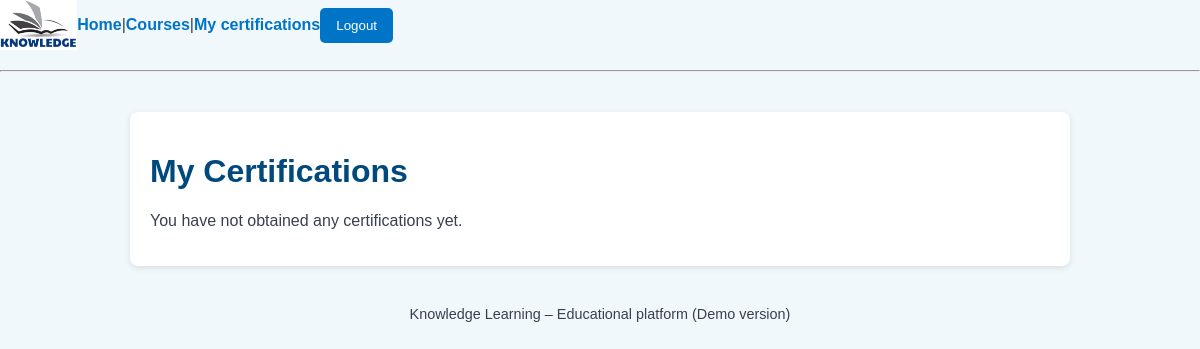
The app's page /courses/certifications/ (signed in), older data.
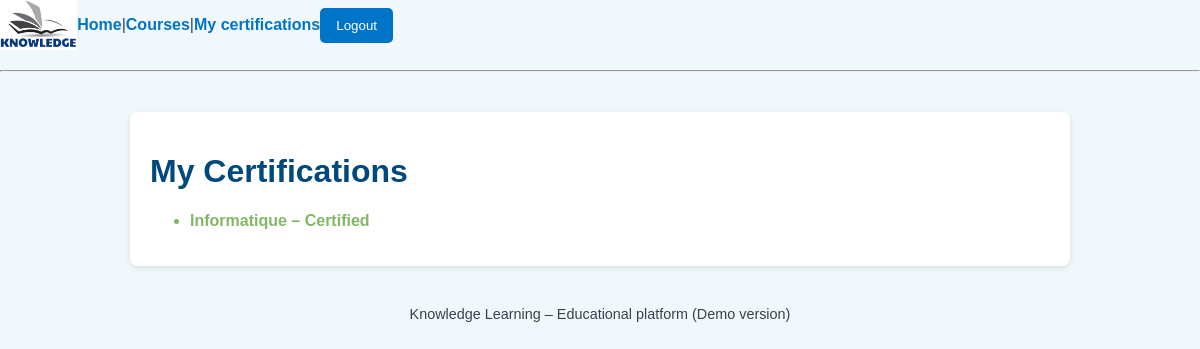
The same page, newer data.
### courses/models.py (models this page shows, shortened)
class Certification(models.Model):
    user = models.ForeignKey(
        User,
        on_delete=models.CASCADE,
        related_name='certifications'
    )
    theme = models.ForeignKey(
        Theme,
        on_delete=models.CASCADE
    )
    obtained_at = models.DateTimeField(auto_now_add=True)
    class Meta:
        unique_together = ('user', 'theme')

class Theme(models.Model):
    title = models.CharField(max_length=100)
    description = models.TextField()
    created_at = models.DateTimeField(auto_now_add=True)
    updated_at = models.DateTimeField(auto_now=True)
    created_by = models.ForeignKey(
        User, null=True, blank=True,
        on_delete=models.SET_NULL,
        related_name='themes_created'
    )
    updated_by = models.ForeignKey(
        User, null=True, blank=True,
        on_delete=models.SET_NULL,
        related_name='themes_updated'
    )

### courses/views.py (the view)
# urls.py: path('certifications/', my_certifications, name='my_certifications'),
@login_required
def my_certifications(request):
    certifications = Certification.objects.filter(user=request.user)
    return render(
        request,
        'courses/my_certifications.html',
        {'certifications': certifications}
    )

### courses/templates/courses/my_certifications.html
{% extends "base.html" %}
{% block content %}
<h1>My Certifications</h1>
{% if certifications %}
    <ul>
        {% for certification in certifications %}
            <li class="success">
                {{ certification.theme.title }} – Certified
            </li>
        {% endfor %}
    </ul>
{% else %}
    <p>You have not obtained any certifications yet.</p>
{% endif %}
{% endblock %}

Row changes from the older to the newer data that the page shows:
added Certification: theme "Informatique"
Text that changed along with them:
text no longer shown: "You have not obtained any certifications yet."
